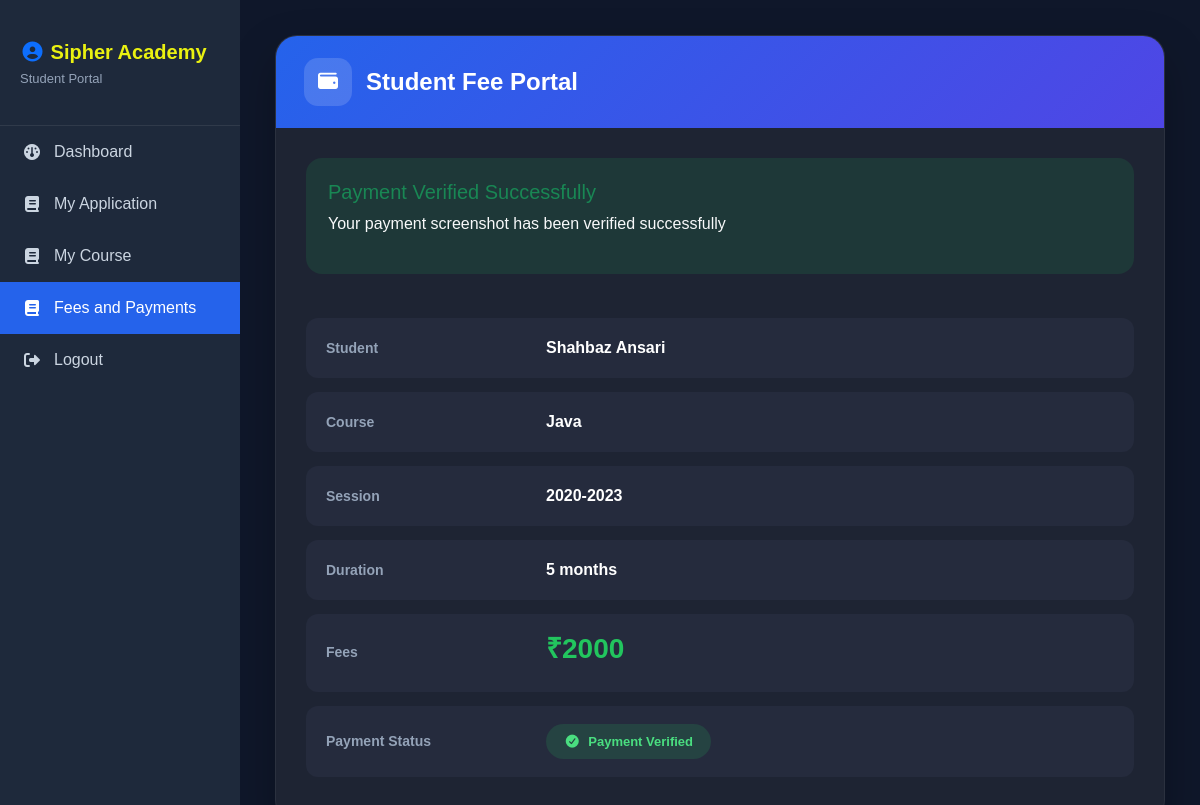
The app's page /student_fee_submission/ (signed in) with its own data.
### admissionapp/models.py (models this page shows, shortened)
class Student(models.Model):
    STATUS_CHOICES = (
    ('pending', 'Pending'),
    ('document verification', 'Document Verification'),
    ('enrolled', 'Enrolled'),
    ('rejected', 'Rejected'),
    )
    APPLICATION_STATUS = [
    ("Not Submitted", "Not Submitted"),
    ("Submitted", "Submitted"),
    ("Approved", "Approved"),
    ("Rejected", "Rejected"),
     ]
    application_status = models.CharField(
    max_length=20,
    choices=APPLICATION_STATUS,
    default="Not Submitted"
 )
    name = models.CharField(max_length=100)
    email = models.EmailField()
    password = models.CharField(max_length=100)
    mobile = models.CharField(max_length=15)
    course = models.ForeignKey("Courses",
    on_delete=models.SET_NULL,
    null=True,
    blank=True
     )
    gender = models.CharField(max_length=10)
    dob = models.TextField()
    address = models.TextField()
    status = models.CharField(max_length=20, default="Pending")
    father_name = models.CharField(max_length=100,blank=True, null=True)
    mother_name = models.CharField(max_length=100,blank=True, null=True)
    category = models.CharField(max_length=20, blank=True, null=True)
    blood_group = models.CharField(max_length=5, blank=True, null=True)
    aadhaar = models.CharField(max_length=12,blank=True, null=True)
    nationality = models.CharField(max_length=50, default="Indian")
    religion = models.CharField(max_length=50,blank=True, null=True)
    alternate_mobile = models.CharField(max_length=15, blank=True, null=True)
    emergency_contact = models.CharField(max_length=15,blank=True, null=True)
    city = models.CharField(max_length=100,blank=True, null=True)
    district = models.CharField(max_length=100, blank=True, null=True)
    state = models.CharField(max_length=100, blank=True, null=True)
    country = models.CharField(max_length=100, default="India")
    pincode = models.CharField(max_length=6,blank=True, null=True)
    session = models.CharField(max_length=20,blank=True, null=True)
    qualification = models.CharField(max_length=100,blank=True, null=True)
    board_university = models.CharField(max_length=100 , blank=True, null=True)
    passing_year = models.PositiveIntegerField( blank=True, null=True)
    percentage = models.DecimalField(max_digits=5, decimal_places=2, blank=True, null=True)
    guardian_name = models.CharField(max_length=100,blank=True, null=True)
    guardian_relation = models.CharField(max_length=50,blank=True, null=True)
    guardian_mobile = models.CharField(max_length=15,blank=True, null=True)
    guardian_email = models.EmailField(blank=True, null=True)
    guardian_occupation = models.CharField(max_length=100,blank=True, null=True)
    assign_course=models.CharField(max_length=100,blank=True, null=True)
    photo = models.ImageField(upload_to='application/',blank=True, null=True)
    signature = models.ImageField(upload_to='applications/',blank=True, null=True)
    aadhaar_file = models.FileField(upload_to='applications/', blank=True, null=True)
    marksheet_10 = models.FileField(upload_to='applications/',blank=True, null=True)
    marksheet_12 = models.FileField(upload_to='applications/', blank=True, null=True)
    graduation_marksheet = models.FileField(upload_to='applications/', blank=True, null=True)
    transfer_certificate = models.FileField(upload_to='applications/', blank=True, null=True)
    character_certificate = models.FileField(upload_to='applications/', blank=True, null=True)
    PAYMENT_STATUS = (
    ("Pending", "Pending"),
    ("Submitted", "Submitted"),
)
    payment_status = models.CharField(max_length=20,choices=PAYMENT_STATUS, default="Pending")
    payment_screenshot = models.ImageField(upload_to='payment_screenshots/', blank=True, null=True)
    course_fees = models.DecimalField(max_digits=10, decimal_places=2, default=0)
    payment_date = models.DateTimeField(auto_now_add=True, blank=True, null=True)
    payment_verified_date = models.DateTimeField(auto_now_add=True, blank=True, null=True)
    created_at = models.DateTimeField(auto_now_add=True, blank=True, null=True)

class Courses(models.Model):
    coursename=models.CharField(max_length=100)
    session=models.CharField(max_length=100)
    duration=models.CharField(max_length=100)
    fees=models.CharField(max_length=100)
    course_image = models.ImageField(
        upload_to="course_images/",
        blank=True,
        null=True
    )
    def __str__(self):
        return self.coursename

### admissionapp/views.py (the view)
# urls.py: path("student_fee_submission/",views.student_fee_submission,name="student_fee_submission"),
def student_fee_submission(request):
    student_id = request.session.get('student_id')
    if not student_id:
        return redirect('student/student_login')
    student = get_object_or_404(Student, id=student_id)
    course = get_object_or_404(Courses, coursename=student.course)
    if request.method == "POST":
        student.payment_screenshot = request.FILES.get("payment_screenshot")
        student.payment_status = "Submitted"
        student.status = "Fee Submission"
        student.save()
        return redirect("student_fee_submission")
    return render(request, "student/student_fee_submission.html", {"student": student, "course": course})

### admissionapp/templates/student/student_fee_submission.html (shortened to what this page needs)
{% extends 'student/student_layout.html' %}
{% load static %}
{% block content %}
<div class="fee-card">
    <div class="fee-header">
        <i class="fa-solid fa-wallet"></i>
        <h3>Student Fee Portal</h3>
    </div>
    <div class="fee-body">
<table class="fee-table">
        <tr>
            <th>Student</th>
            <td>{{student.name}}</td>
        </tr>
        <tr>
            <th>Course</th>
            <td>{{course.coursename}}</td>
        </tr>
        <tr>
            <th>Session</th>
            <td>{{course.session}}</td>
        </tr>
        <tr>
            <th>Duration</th>
            <td>{{course.duration}}</td>
        </tr>
        <tr>
            <th>Fees</th>
            <td>
                <h4 class="fee-amount">₹{{ course.fees }}</h4>
            </td>
        </tr>
<tr>
<th>Payment Status</th>
<td>
{% if student.payment_status == "Verified" %}
<span class="payment-status status-success">
<i class="fa-solid fa-circle-check"></i>
Payment Verified
</span>
{% elif student.payment_status == "Submitted" %}
<span class="payment-status status-warning">
<i class="fa-solid fa-clock"></i>
Waiting for Verification
</span>
{% else %}
<span class="payment-status status-danger">
<i class="fa-solid fa-circle-xmark"></i>
Payment Pending
</span>
{% endif %}
</td>
</tr>
        {% if student.payment_status == "Pending" %}
      <div class="qr-box">
            <h4 class="text-primary mb-3">Scan the QR Code to Pay</h4>
            <div class="text-center my-4">
   <img src="{% static 'images/QRCODE.png' %}"
     alt="QR Code">
</div>
            <div class="mt-3">
                <div class="amount">
₹{{ course.fees }}
</div>
                <p class="text-muted">Scan the QR Code to Pay</p>
                </div>
                </div>
                <hr/>
              <div class="upload-box">
<form method="POST" enctype="multipart/form-data">
                    {% csrf_token %}
                    <div class="mb-3">
                        <label class="form-label fw-bold">Upload payment screenshot</label>
                        <input type="file" name="payment_screenshot" class="form-control" accept=".jpg,.jpeg,.png" required>
                        <small class="form-text text-muted">Upload the screenshot of the payment</small>
                        </div>
                        <div class="text-center">
                          <button type="submit"
        class="btn-submit">
<i class="fa-solid fa-cloud-arrow-up"></i>
Submit Payment Screenshot
</button>
                        </div>
                </form>
                {% elif student.payment_status == "Submitted" %}
            <div class="custom-alert alert-warning">
                    <h5 class="text-success">Payment Submitted Successfully</h5>
                    <p class="text-muted text-light">Your payment screenshot has been submitted successfully wait for the payment to be verified</p>
                    </div>
                    {% elif student.payment_status == "Verified" %}
                  <div class="custom-alert alert-success">
                    <h5 class="text-success">Payment Verified Successfully</h5>
                    <p class=" text-light">Your payment screenshot has been verified successfully</p>
                    </div>
                    {% else %}
             <div class="custom-alert alert-danger">
                        <h5 class="text-danger text-light">Payment Failed</h5>
                        <p class=" text-light">Payment Failed</p>
                    </div>
                    {% endif %}
        </div>
</div>
</div>
</div>
{% endblock %}

### admissionapp/templates/student/student_layout.html (style rules this page uses)
* { margin:0; padding:0; box-sizing:border-box; }
body { background:#0f172a; font-family:Arial,Helvetica,sans-serif; }

### admissionapp/templates/student/student_fee_submission.html (style rules this page uses)
.fee-card { background:#1E2433; border:1px solid rgba(255,255,255,.06); border-radius:22px; overflow:hidden; box-shadow:0 20px 45px rgba(0,0,0,.25); }
.fee-header { padding:22px 28px; background:linear-gradient(135deg,#2563EB,#4F46E5); color:#fff; display:flex; align-items:center; gap:14px; }
.fee-header i { width:48px; height:48px; border-radius:14px; background:rgba(255,255,255,.15); display:flex; align-items:center; justify-content:center; font-size:20px; }
.fee-header h3 { margin:0; font-size:24px; font-weight:700; }
.fee-body { padding:30px; }
.fee-table { width:100%; border-collapse:separate; border-spacing:0 14px; }
.fee-table th { width:220px; color:#94A3B8; font-size:14px; font-weight:600; padding:18px 20px; background:#252B3D; border-radius:12px 0 0 12px; }
.fee-table td { color:#fff; font-weight:600; padding:18px 20px; background:#252B3D; border-radius:0 12px 12px 0; }
.fee-amount { font-size:28px; font-weight:700; color:#22C55E; }
.payment-status { display:inline-flex; align-items:center; gap:8px; padding:8px 18px; border-radius:30px; font-size:13px; font-weight:600; }
.status-success { background:rgba(34,197,94,.15); color:#4ADE80; }
.custom-alert { padding:22px; border-radius:16px; margin-bottom:30px; }
.alert-success { background:rgba(34,197,94,.12); color:#4ADE80; }

### records on screen
Student: name "Shahbaz Ansari"
Courses: coursename "Java", session "2020-2023", duration "5 months", fees "2000"
